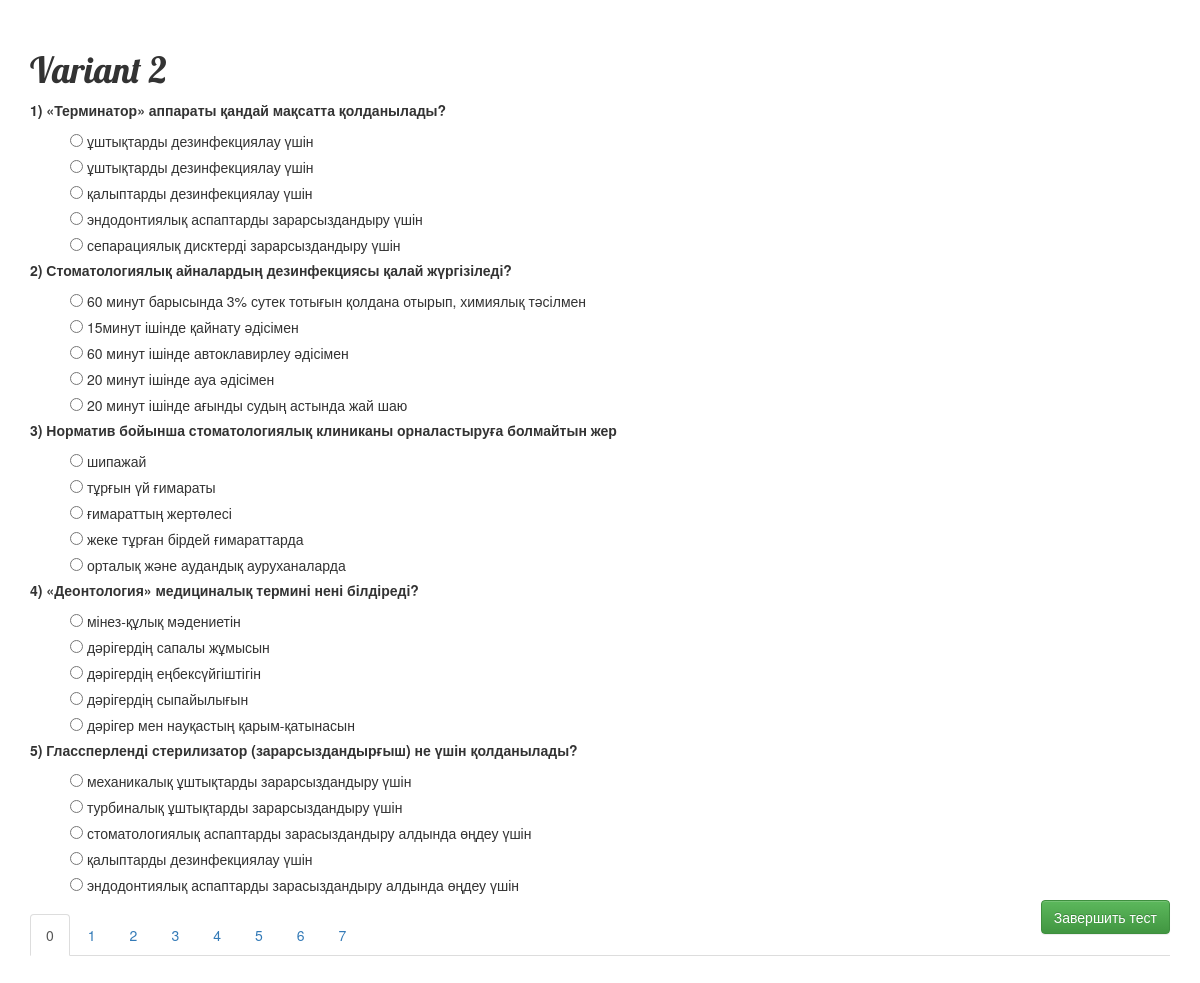
/variant/536/, run on the app's committed database.
### testapp/models.py (models this page shows, shortened)
class Variant(models.Model):
    name = models.CharField(max_length=140, default='Вариант')
    tasks = models.ManyToManyField(Task, blank=True)

class Task(models.Model):
    question = models.ForeignKey(Question, blank=True, null=True)
    options = models.ManyToManyField(Answer, blank=True, related_name='options')
    answer_count = models.IntegerField(default=0)

class Question(models.Model):
    text = models.TextField()

class Answer(models.Model):
    text = models.TextField()
    isAnswer = models.BooleanField(default=False)
    userAnswer = False

### testapp/views.py (the view)
# urls.py: url(r'^variant/(?P<pk>\d+)/$', views.variant_detail, name='variant_detail'),
def variant_detail(request, pk):
    variant = get_object_or_404(Variant, pk=pk)
    taskList = variant.tasks.all()
    return render(request, 'testapp/variant_detail.html',
                  {'variant': variant, 'tasks': taskList, })

### testapp/templates/testapp/variant_detail.html (shortened to what this page needs)
{% load staticfiles %}
<html lang="en">
<head>
    <link rel="stylesheet" href="//maxcdn.bootstrapcdn.com/bootstrap/3.2.0/css/bootstrap.min.css">
    <link rel="stylesheet" href="//maxcdn.bootstrapcdn.com/bootstrap/3.2.0/css/bootstrap-theme.min.css">
    <link rel="stylesheet" href="{% static 'css/blog.css' %}">
</head>
<body>
<h1>{{ variant.name }}</h1>
<form action="{% url 'result' %}" method="post">
    <div class="tab-content">
        {% for task in tasks %}
            {% if forloop.counter0|divisibleby:5 %}
                {% if forloop.counter0 != 0 %}
                    </div>
                {% else %}
                    <div role="tabpanel" class="tab-pane active" id="{% widthratio forloop.counter0 5 1 %}_panel">
                {% endif %}
            {% endif %}
            <p class="question">{{ forloop.counter }}) {{ task.question.text }}</p>
            {% for option in task.options.all %}
                <label>
                    {% if task.answer_count > 1 %}
                        <input type="checkbox" name="{{task.pk}}" class="my_check" value="{{ option.pk }}">
                    {% else %}
                        <input type="radio" name="{{task.pk}}" class="my_radio" value="{{ option.pk }}">
                    {% endif %}
                    {{ option.text }}
                </label>
                <br>
            {% endfor %}
        {% endfor %}
    </div>
    <input class="pull-right btn btn-success" type="submit" value="Завершить тест"/>
</form>
<div>
    <ul class="nav nav-tabs" role="tablist">
        {% with pageid=1 %}
        {% for task in tasks %}
        {% if forloop.counter0|divisibleby:5 %}
        {% if forloop.counter0 == 0 %}
        <li role="presentation" class="active"><a href="#{% widthratio forloop.counter0 5 1 %}_panel"
                                                  aria-controls="{% widthratio forloop.counter0 5 1 %}_panel" role="tab"
                                                  data-toggle="tab">{% widthratio forloop.counter0 5 1 %}</a></li>
        {% else %}
        <li role="presentation"><a href="#{% widthratio forloop.counter0 5 1 %}_panel"
                                   aria-controls="{% widthratio forloop.counter0 5 1 %}_panel" role="tab"
                                   data-toggle="tab">{% widthratio forloop.counter0 5 1 %}</a></li>
        {% endif %}
        {% endif %}
        {% endfor %}
        {% endwith %}
    </ul>
</div>
</body>
</html>

### testapp/static/css/blog.css (style rules this page uses)
body { padding: 30px 30px 30px 30px; }
h1, h2, h3, h4 { font-family: 'Lobster', cursive; }
.question { font-weight: bold; }
label { font-weight: normal; margin-left: 40px; }

### data on the page
Variant: name "Variant 2"
Task: question.text "«Терминатор» аппараты қандай мақсатта қолданылады?", counter0 "0"
Answer: text "ұштықтарды дезинфекциялау үшін"
Answer: text "ұштықтарды дезинфекциялау үшін"
Answer: text "қалыптарды дезинфекциялау үшін"
Answer: text "эндодонтиялық аспаптарды зарарсыздандыру үшін"
Answer: text "сепарациялық дисктерді зарарсыздандыру үшін"
Task: question.text "Стоматологиялық айналардың дезинфекциясы қалай жүргізіледі?"
Answer: text "60 минут барысында 3% сутек тотығын қолдана отырып, химиялық тәсілмен"
Answer: text "15минут ішінде қайнату әдісімен"
Answer: text "60 минут ішінде автоклавирлеу әдісімен"
Answer: text "20 минут ішінде ауа әдісімен"
Answer: text "20 минут ішінде ағынды судың астында жай шаю"
Task: question.text "Норматив бойынша стоматологиялық клиниканы орналастыруға болмайтын жер"
Answer: text "шипажай"
Answer: text "тұрғын үй ғимараты"
Answer: text "ғимараттың жертөлесі"
Answer: text "жеке тұрған бірдей ғимараттарда"
Answer: text "орталық және аудандық ауруханаларда"
Task: question.text "«Деонтология» медициналық термині нені білдіреді?"
Answer: text "мінез-құлық мәдениетін"
Answer: text "дәрігердің сапалы жұмысын"
Answer: text "дәрігердің еңбексүйгіштігін"
Answer: text "дәрігердің сыпайылығын"
Answer: text "дәрігер мен науқастың қарым-қатынасын"
Task: question.text "Глассперленді стерилизатор (зарарсыздандырғыш) не үшін қолданылады?"
Answer: text "механикалық ұштықтарды зарарсыздандыру үшін"
Answer: text "турбиналық ұштықтарды зарарсыздандыру үшін"
Answer: text "стоматологиялық аспаптарды зарасыздандыру алдында өңдеу үшін"
Answer: text "қалыптарды дезинфекциялау үшін"
Answer: text "эндодонтиялық аспаптарды зарасыздандыру алдында өңдеу үшін"
Task: counter0 "1"
Task: counter0 "2"
Task: counter0 "3"
Task: counter0 "4"
Task: counter0 "5"
Task: counter0 "6"
Task: counter0 "7"
